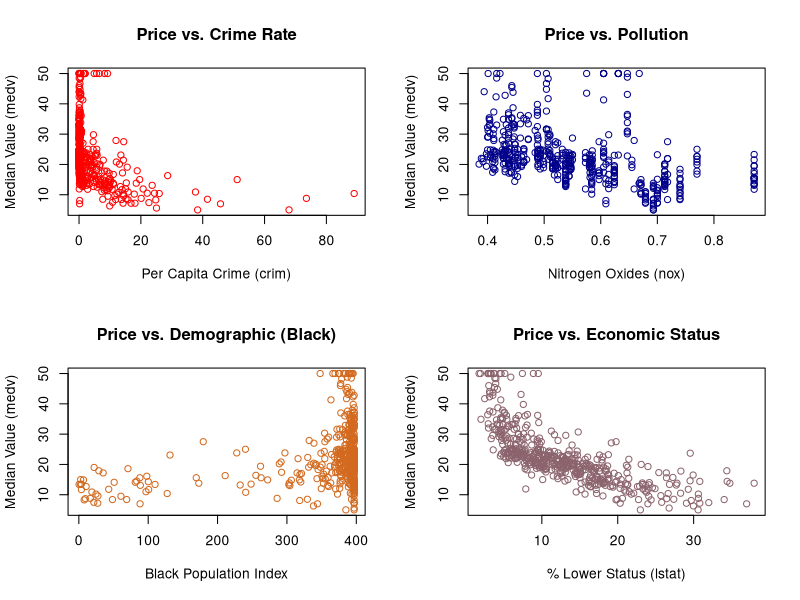
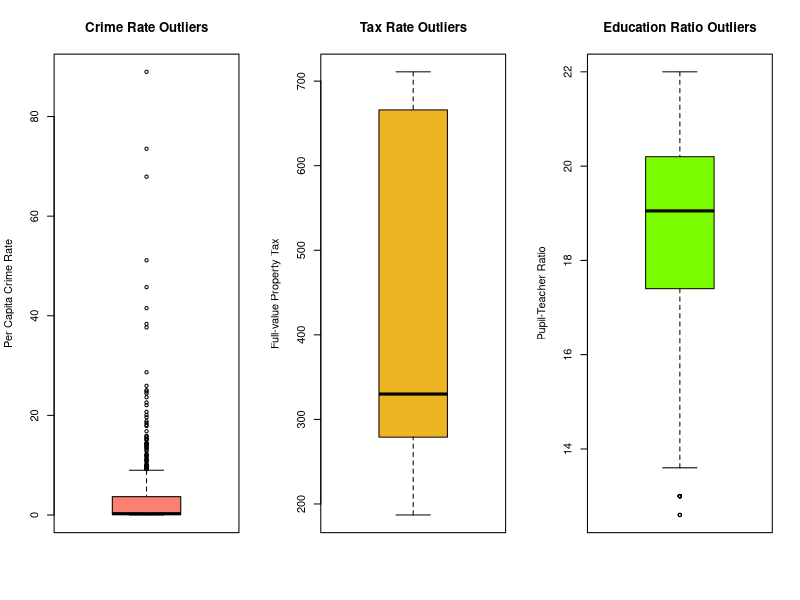

Generate these figures, in order, with R:
## ---- chunk 1
knitr::opts_chunk$set(echo = TRUE)
## ---- chunk 2
library(MASS)
## ---- chunk 3
## Class of the data
class(Boston)
## Dimensions of the data(rows and columns)
dim(Boston)
## ---- chunk 4
boston_subset = Boston[, c("medv", "crim", "nox", "black", "lstat")]
par(mfrow = c(2, 2))
plot(boston_subset$crim, boston_subset$medv, main="Price vs. Crime Rate", 
     xlab="Per Capita Crime (crim)", ylab="Median Value (medv)", col="red")
plot(boston_subset$nox, boston_subset$medv, main="Price vs. Pollution", 
     xlab="Nitrogen Oxides (nox)", ylab="Median Value (medv)", col="darkblue")
plot(boston_subset$black, boston_subset$medv, main="Price vs. Demographic (Black)", 
     xlab="Black Population Index", ylab="Median Value (medv)", col="chocolate")

plot(boston_subset$lstat, boston_subset$medv, main="Price vs. Economic Status", 
     xlab="% Lower Status (lstat)", ylab="Median Value (medv)", col="pink4")
## ---- chunk 5
min_idx = which.min(Boston$medv)
lowest_val_suburb = Boston[min_idx, c("medv", "crim", "nox", "black", "lstat")]
overall_summary = summary(Boston[, c("medv", "crim", "nox", "black", "lstat")])
percentiles = sapply(c("medv", "crim", "nox", "black", "lstat"), function(x) {
  ecdf(Boston[[x]])(lowest_val_suburb[[x]]) * 100
})

lowest_val_suburb
percentiles
## ---- chunk 6
par(mfrow = c(1, 3))
boxplot(Boston$crim, main = "Crime Rate Outliers", 
        col = "salmon", ylab = "Per Capita Crime Rate")
boxplot(Boston$tax, main = "Tax Rate Outliers", 
        col = "goldenrod2", ylab = "Full-value Property Tax")
boxplot(Boston$ptratio, main = "Education Ratio Outliers", 
        col = "lawngreen", ylab = "Pupil-Teacher Ratio")
crime_outliers = which(Boston$crim %in% boxplot.stats(Boston$crim)$out)
cat("Total high-crime outlier suburbs identified:",length(crime_outliers))
print(crime_outliers)
